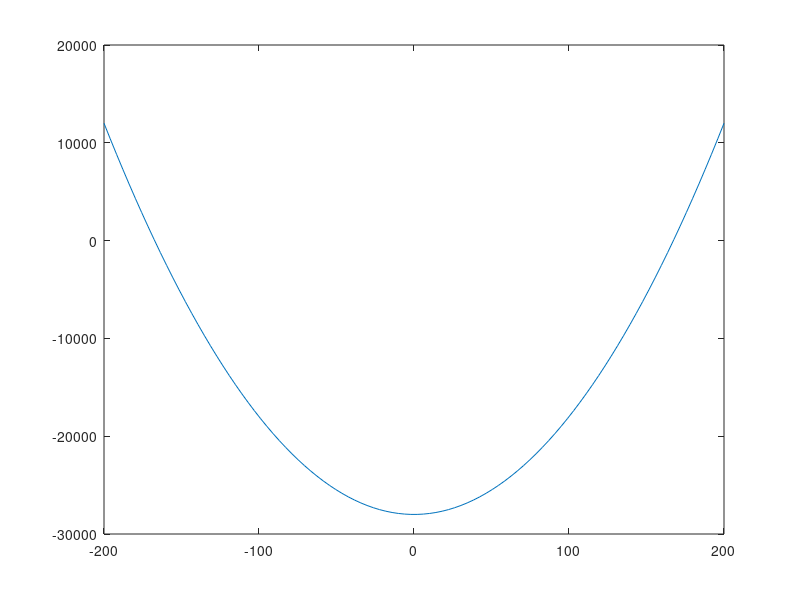

The MATLAB source for this figure:
clc;clear;close all
format long
%Graficamos para ver donde estan las raices
f = @(x) x.^2 - 3500*8;
xx = linspace(-200,200);
plot(xx,f(xx));
%Usando fzero buscamos la raiz, que en este caso seria encontrar la base
b = fzero(f,150);
%Luego la base y la altura son
disp('La base es en [cm]')
disp(b)
%la altura la calculamos de la razon
h = b/4;
disp('La altura es en [cm]')
disp(h)
%Comprobamos calculando el, area que debe ser de 3500cm^2
A = h*b/2;
disp('Area')
disp(A)